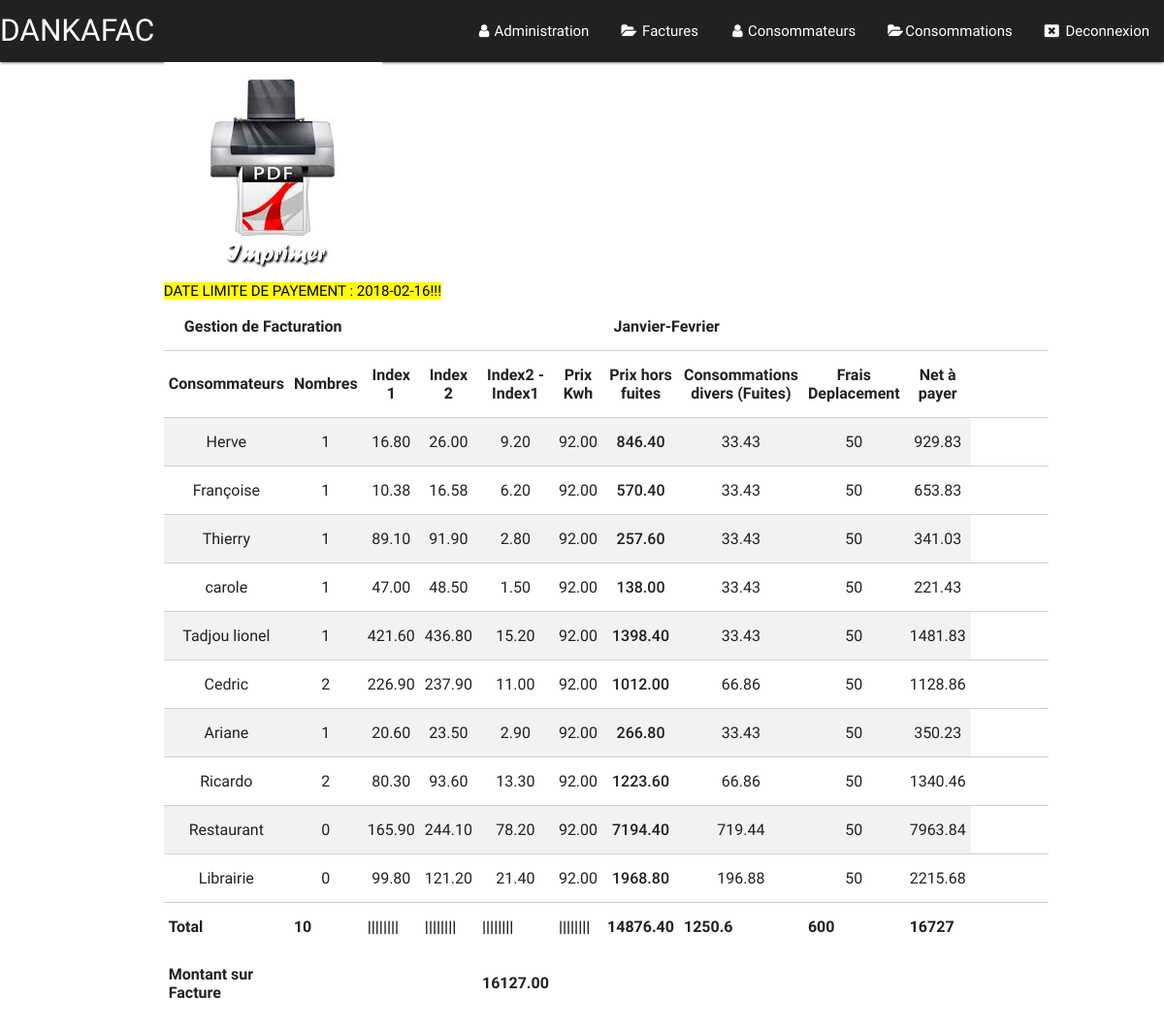
/index.php?page=impression (signed in), run on an earlier commit of the app's database.
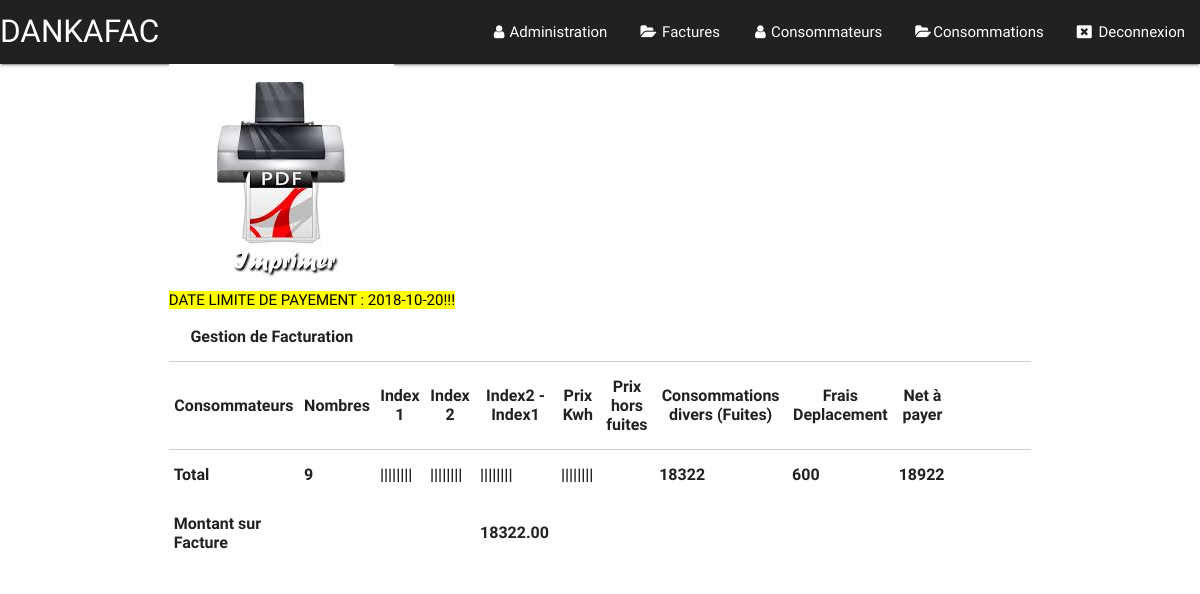
And on a later commit of the database.
### tables this page shows
CREATE TABLE `facture` (
  `id_facture` char(32) NOT NULL,
  `periode` char(32) DEFAULT NULL,
  `montant_facture` decimal(10,2) DEFAULT '0.00',
  `prix_kwh` decimal(10,2) DEFAULT NULL,
  `date_limite` date NOT NULL,
  `annee` int(9) NOT NULL
);

### fonctions/impression.func.php (the view)
<?php
	function get_nbre_conso(){
		global $bd;
		$req = $bd->query("SELECT SUM(nbre) as nbre FROM consommateur WHERE etat = 'present' ");
		$data = $req->fetch();
		return $data['nbre'];
	}
	function getDateLimite($id_facture){
		global $bd;
		$rst = $bd->query("SELECT date_limite  FROM facture WHERE id_facture='".$id_facture."'");
		$data = $rst->fetch();
		return $data['date_limite'];
	}
	function somme($m,$a){
		$r = $m+$a+50;
		return $r;
	}
	function get_somme_montant($id_facture){
		global $bd;
		$rst = $bd->query("SELECT SUM(montant) as somme FROM consomme WHERE id_facture = '".$id_facture."' ");
		$data = $rst->fetch();
		return $data['somme'];
	}
	function get_montant_facture($id_facture){
		global $bd;
		$rst = $bd->query("SELECT montant_facture FROM facture WHERE id_facture = '".$id_facture."'");
		$data = $rst->fetch();
		return $data['montant_facture'];
	}
	function get_fuite0($id_facture){
		global $bd;
		$rst = $bd->query("SELECT SUM(montant) as somme FROM consomme as c, consommateur as co WHERE co.nbre = 0 AND co.id_consommateur=c.id_consommateur AND co.etat='present' AND c.id_facture='".$id_facture."' ");
		$data = $rst->fetch();
		$f = $data['somme']*0.1;
		return $f;
	}
	function get_periode($id_facture){
		global $bd;
		$rst = $bd->query("SELECT periode FROM consomme WHERE id_facture = '".$id_facture."' AND id_annee = '".date('Y')."' ");
		$data = $rst->fetch();
		return $data['periode'];
	}
	function compte_all_conso(){
		global $bd;
		$req = $bd->query("SELECT COUNT(*) as nbre FROM consommateur WHERE etat = 'present' ");
		$data = $req->fetch();
		return $data['nbre'];
	}
	function get_fuite1($facture){
		$f = (get_montant_facture($facture) - get_somme_montant($facture) - get_fuite0($facture) )/get_nbre_conso();
		return $f;
	}
	function getLastIdFacture(){
		global $bd;
		$rst = $bd->query("SELECT id_facture FROM facture");
		while ($data = $rst->fetch()) {
			$last_id = $data['id_facture'];
		}
		return $last_id;
	}
		function header_tableau($facture){
			echo "
				<tr>
				    <th colspan='2'>Gestion de Facturation</th>
				    <th colspan='8'>".get_periode($facture)."</th>
				    <th></th>
				    <th></th>
				    <th></th>
				    <th></th>
				    <th></th>
				    <th></th>
				    <th></th>
				    <th></th>
				</tr>
				<tr>
				    <th>Consommateurs</th>
				    <th>Nombres</th>
				    <th>Index 1</th>
				    <th>Index 2</th>
				    <th>Index2 - Index1</th>
				    <th>Prix Kwh</th>
				    <th>Prix hors fuites</th>
				    <th>Consommations divers (Fuites)</th>
				    <th>Frais Deplacement</th>
				    <th>Net à payer</th>
				</tr>
				";
		}
		function body_tableau($facture){
			global $bd;
			$rst = $bd->query("SELECT DISTINCT c.etat, c.nom_consommateur, c.nbre, i.nouvelle_index, i.ancien_index, i.difference_index, f.prix_kwh, co.montant FROM consommateur as c, consomme as co, facture as f, index_c as i WHERE i.id_consommateur=c.id_consommateur AND f.id_facture=co.id_facture AND i.id_consommateur=co.id_consommateur AND f.id_facture = '".$facture."' AND c.nbre<> 0 AND co.id_facture='".$facture."' AND c.etat='present' ");
			while ($data = $rst->fetch()) {
				echo "<tr>
					<td>".$data['nom_consommateur']."</td>
					<td>".$data['nbre']."</td>
					<td>".$data['ancien_index']."</td>
					<td>".$data['nouvelle_index']."</td>
					<td>".$data['difference_index']."</td>
					<td>".$data['prix_kwh']."</td>
					<td><strong>".$data['montant']."<strong></td>
					<td>".round(get_fuite1($facture)*$data['nbre'], 2)."</td>
					<td>50</td>
					<td>".somme($data['montant'], round(get_fuite1($facture)*$data['nbre'], 2))."</td>
				</tr>";
			}
			$rst = $bd->query("SELECT DISTINCT c.etat, c.nom_consommateur, c.nbre, i.nouvelle_index, i.ancien_index, i.difference_index, f.prix_kwh, co.montant FROM consommateur as c, consomme as co, facture as f, index_c as i WHERE i.id_consommateur=c.id_consommateur AND f.id_facture=co.id_facture AND i.id_consommateur=co.id_consommateur AND f.id_facture = '".$facture."' AND c.nbre=0 AND co.id_facture='".$facture."' AND c.etat='present' ");
			while ($data = $rst->fetch()) {
				echo "<tr>
					<td>".$data['nom_consommateur']."</td>
					<td>".$data['nbre']."</td>
					<td>".$data['ancien_index']."</td>
					<td>".$data['nouvelle_index']."</td>
					<td>".$data['difference_index']."</td>
					<td>".$data['prix_kwh']."</td>
					<td><strong>".$data['montant']."<strong></td>
					<td>".round($data['montant']*0.1, 2)."</td>
					<td>50</td>
					<td>".somme($data['montant'], round($data['montant']*0.1, 2))."</td>
				</tr>";
			}
		}
		function footer_tableau($facture){
			$total = get_montant_facture($facture) + 600;
			$somme_fuite = get_montant_facture($facture) - get_somme_montant($facture);
			echo "
				<tr>
				    <th >Total</th>
				    <th>".compte_all_conso()."</th>
				    <th>||||||||</th>
				    <th>||||||||</th>
				    <th>||||||||</th>
				    <th>||||||||</th>
				    <th>".get_somme_montant($facture)."</th>
				    <th>".$somme_fuite."</th>
				    <th>600</th>
				    <th>".$total."</th>
				</tr>
				<tr>
				    <th>Montant sur Facture</th><th ></th><th  ></th><th ></th><th>".get_montant_facture($facture)."</th><th ></th><th></th><th></th><th></th><th></th>
				</tr>
				<tr>
				   <mark> DATE LIMITE DE PAYEMENT : ".getDateLimite($facture)."!!!</mark>
				</tr>
				";
		}
?>

What changed in the data, as far as the page shows it:
no longer on this page (row unchanged): facture: nom_consommateur "Herve", nbre "1", ancien_index "16.80", nouvelle_index "26.00", difference_index "9.20", prix_kwh "92.00", montant "846.40", nbre "33.43", nbre "929.83", nom_consommateur "Françoise", ancien_index "10.38", nouvelle_index "16.58", difference_index "6.20", montant "570.40", nbre "653.83", nom_consommateur "Thierry", ancien_index "89.10", nouvelle_index "91.90", difference_index "2.80", montant "257.60", nbre "341.03", nom_consommateur "carole", ancien_index "47.00", nouvelle_index "48.50", difference_index "1.50", montant "138.00", nbre "221.43", nom_consommateur "Tadjou lionel", ancien_index "421.60", nouvelle_index "436.80", difference_index "15.20", montant "1398.40", nbre "1481.83", nom_consommateur "Cedric", nbre "2", ancien_index "226.90", nouvelle_index "237.90", difference_index "11.00", montant "1012.00", nbre "66.86", nbre "1128.86", nom_consommateur "Ariane", ancien_index "20.60", nouvelle_index "23.50", difference_index "2.90", montant "266.80", nbre "350.23", nom_consommateur "Ricardo", ancien_index "80.30", nouvelle_index "93.60", difference_index "13.30", montant "1223.60", nbre "1340.46", nom_consommateur "Restaurant", nbre "0", ancien_index "165.90", nouvelle_index "244.10", difference_index "78.20", montant "7194.40", montant "719.44", montant "7963.84", nom_consommateur "Librairie", ancien_index "99.80", nouvelle_index "121.20", difference_index "21.40", montant "1968.80", montant "196.88", montant "2215.68", total "16727", get_montant_facture($facture) "16127.00", getDateLimite($facture) "2018-02-16"
added facture: total "18922", get_montant_facture($facture) "18322.00", getDateLimite($facture) "2018-10-20"
Also different on the page:
compte_all_conso(): "10" → "9"
$somme_fuite: "1250.6" → "18322"
get_periode($facture): "Janvier-Fevrier" → (not shown)
get_somme_montant($facture): "14876.40" → (not shown)
